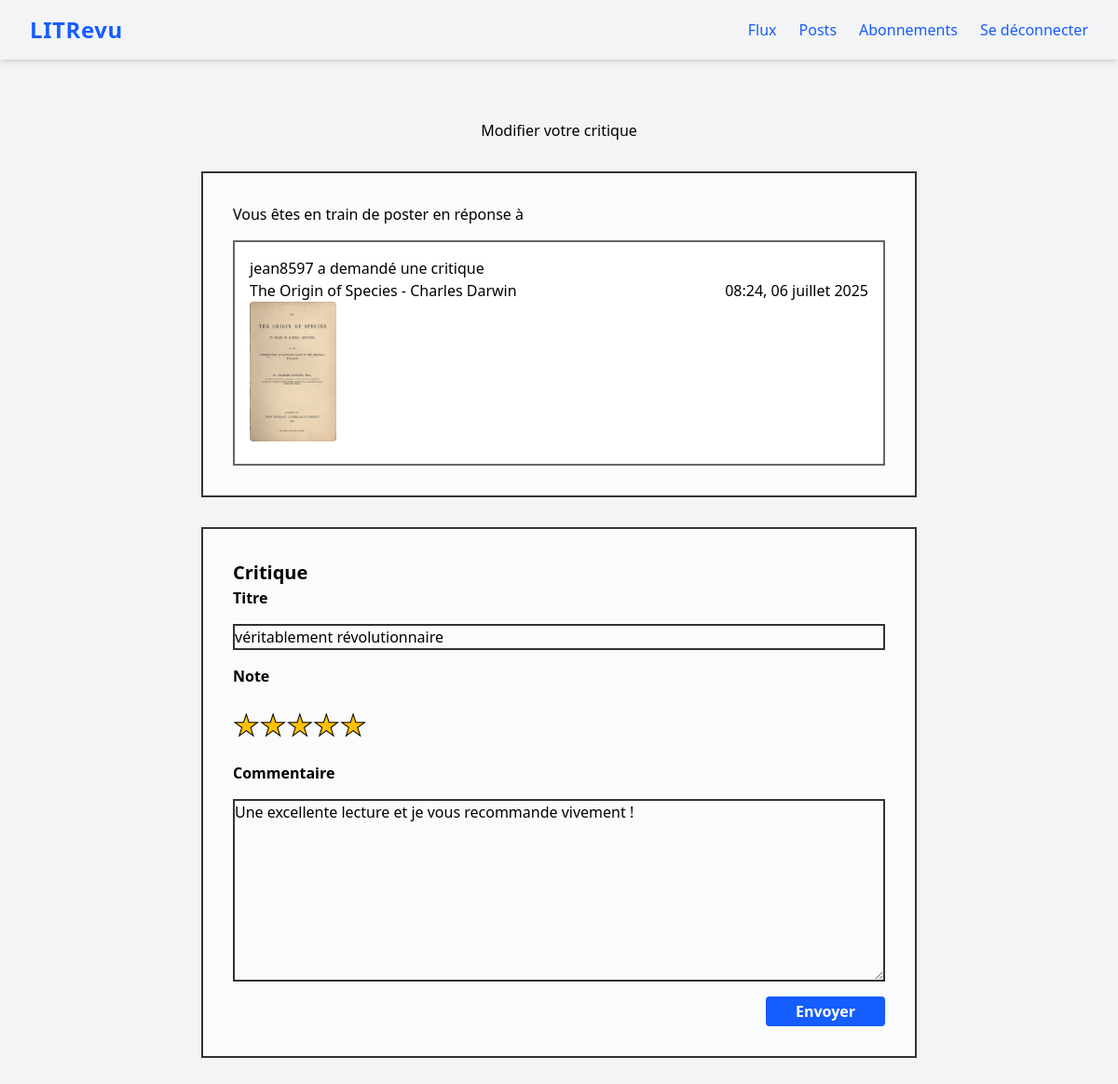
The app's page /review/13/edit/ (signed in) with its own data.
### review/models.py (models this page shows, shortened)
class Ticket(models.Model):
    title = models.CharField(max_length=128)
    description = models.CharField(max_length=2048, blank=True)
    user = models.ForeignKey(
        to=settings.AUTH_USER_MODEL, on_delete=models.CASCADE)
    image = models.ImageField(blank=True, null=True)
    created = models.DateTimeField(default=timezone.now)

class Review(models.Model):
    ticket = models.ForeignKey(
        to=Ticket,
        related_name="reviews",
        on_delete=models.CASCADE
    )
    rating = models.IntegerField(
        validators=[MinValueValidator(0), MaxValueValidator(5)])
    headline = models.CharField(max_length=128)
    body = models.CharField(max_length=8192, blank=True)
    user = models.ForeignKey(
        to=settings.AUTH_USER_MODEL, on_delete=models.CASCADE)
    created = models.DateTimeField(auto_now_add=True)

### authentication/models.py (models this page shows)
class User(AbstractUser):
    follows = models.ManyToManyField(
        'self',
        symmetrical=False,
        verbose_name='suit'
    )

### review/views.py (the view)
# urls.py: path('review/<int:review_id>/edit/', review.views.edit_review,
@login_required
def edit_review(request, review_id):
    review = get_object_or_404(models.Review, id=review_id)
    if review.user != request.user:
        return HttpResponseForbidden(
            "Vous n'êtes pas autorisé à modifier cette critique."
        )
    edit_form = forms.ReviewForm(instance=review)
    if request.method == 'POST':
        edit_form = forms.ReviewForm(request.POST, instance=review)
        if edit_form.is_valid():
            edit_form.save()
            messages.success(request, "Critique modifiée avec succès !")
            return redirect('posts')
    context = {
        'edit_form': edit_form,
        'ticket': review.ticket,
    }
    return render(request, 'review/edit_review.html', context=context)

### review/forms.py
class ReviewForm(forms.ModelForm):
    class Meta:
        model = models.Review
        fields = ['headline', 'rating', 'body']
        labels = {
            'headline': 'Titre',
            'rating': 'Note',
            'body': 'Commentaire',
        }
        widgets = {
            'rating': StarRatingWidget(),
            'headline': forms.TextInput(
                attrs={'style': 'border:2px solid #333; width:100%;'}
            ),
            'body': forms.Textarea(
                attrs={
                    'style': 'border:2px solid #333; width:100%;',
                    'rows': 8
                }
            ),
        }

### review/templates/review/edit_review.html (shortened to what this page needs)
{% extends 'base.html' %}
{% block content %}
    <h2 class="text-center my-8">Modifier votre critique</h2>
    <div style="border:2px solid #333; padding:2rem; margin-bottom:2rem; background:#fafbfc;">
        <p>Vous êtes en train de poster en réponse à</p>
        <div class="ticket" style="border:2px solid #666; padding:1rem; background:#ffffff; margin-top:1rem;">
            <p>{% if ticket.user == user %}Vous avez demandé une critique{% else %}{{ ticket.user }} a demandé une critique{% endif %}</p>
            <div class="flex justify-between items-center">
                <h4 class="mb-0">{{ ticket.title }}</h4>
                <p class="text-right mb-0">{{ ticket.created|date:"H:i, d F Y" }}</p>
            </div>
            {% if ticket.image %}
                <img src="{{ ticket.image.url }}" alt="Image du ticket {{ ticket.title }}" class="max-w-[150px] max-h-[150px] rounded mb-2" />
            {% endif %}
        </div>
    </div>
    {% include 'review/_form_review.html' with edit_form=edit_form %}
{% endblock content %}

### review/templates/review/_form_review.html (shortened to what this page needs)
<div class="review" style="border:2px solid #333; padding:2rem; margin:2rem 0; background:#fafbfc;">
<h3>Critique</h3>
    <form method="post" enctype="multipart/form-data" style="width:100%;">
         <div class="mb-4">
            <label for="{{ edit_form.headline.id_for_label }}" class="block font-semibold mb-4">{{ edit_form.headline.label }}</label>
            {{ edit_form.headline }}
        </div>
         <div class="mb-4">
            <label for="{{ edit_form.rating.id_for_label }}" class="block font-semibold mb-4">{{ edit_form.rating.label }}</label>
            {{ edit_form.rating }}
        </div>
         <div class="mb-4">
            <label for="{{ edit_form.body.id_for_label }}" class="block font-semibold mb-4">{{ edit_form.body.label }}</label>
            {{ edit_form.body }}
        </div>
        <div style="width:100%; display:flex; justify-content:flex-end;">
            <button type="submit" class="bg-blue-600 text-white px-4 py-1 rounded hover:bg-blue-700 font-semibold transition w-32">Envoyer</button>
        </div>
    </form>
</div>

### review/static/review/css/styles.css (style rules this page uses)
h3 { font-size: 1.25rem !important; font-weight: 700 !important; }
.star { font-size: 1.2em; cursor: default; transition: color 0.2s ease; }

### records on screen
Ticket: user "jean8597", title "The Origin of Species - Charles Darwin", created "08:24, 06 juillet 2025", image (picture)
Review: headline "véritablement révolutionnaire", rating "★ ★ ★ ★ ★", body "Une excellente lecture et je vous recommande vivement !"

### other values on screen
{{ edit_form.headline.label }} "Titre"
{{ edit_form.rating.label }} "Note"
{{ edit_form.body.label }} "Commentaire"
